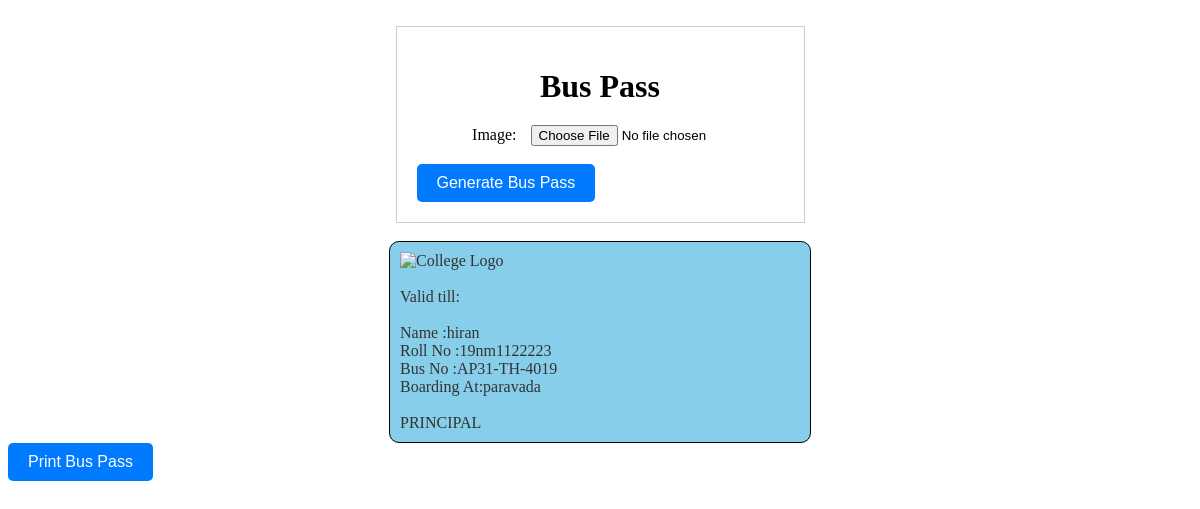
/buspass.php?roll_number=19nm1122223, run on the app's committed database.
### tables this page shows
CREATE TABLE `student` (
  `name` varchar(255) NOT NULL,
  `roll_number` varchar(20) NOT NULL,
  `branch` varchar(255) NOT NULL,
  `current_year` varchar(255) NOT NULL,
  `year_of_enrollment` varchar(255) NOT NULL,
  `college_name` varchar(255) NOT NULL,
  `mobile_number` varchar(13) NOT NULL,
  `address` text NOT NULL,
  `pick_up_point` varchar(255) NOT NULL,
  `bus_number` varchar(255) NOT NULL,
  `gender` varchar(255) NOT NULL,
  `fee` varchar(255) DEFAULT '0'
);

### buspass.php (the view, shortened to what this page needs)
<!DOCTYPE html>
<html>
<head>
</head>
<body>
  <form>
    <br>
   <div class="container">
    <h1>Bus Pass</h1>
    <label for="image">Image:</label>
    <input type="file" id="image" accept="image/*" required><br><br>
    <button type="button" onclick="validateForm()">Generate Bus Pass</button>
  </div>
  </form>
  <br>
  <div id="bus-pass-container">
    <img id="college-logo" src="image\viewlogo.jpeg" alt="College Logo">
    <div class="text">
      <br>
    <lable>Valid till: </lable>
   <br>
    <div id="bus-pass" style="float:right;"></div>
    <br>
    <?php
     $servername = "localhost";
     $username = "root";
     $password = "";
     $database = "transport-project";
   $connection = new mysqli($servername, $username, $password, $database);
   if ($_SERVER['REQUEST_METHOD']=='GET')
{
  $roll_number= $_GET["roll_number"];
   $sql="SELECT * From student where roll_number='$roll_number'";
  $row= $connection->query($sql)->fetch_assoc();
        echo "
        <tr>
    Name          :$row[name]<br>
    Roll No    :$row[roll_number]<br>
    Bus No           :$row[bus_number]<br>
    Boarding At:$row[pick_up_point]<br>
    </tr>
        ";
    }
     ?>
     <br>
     <lable>PRINCIPAL</lable>
    </div>
  </div>
 <button onclick="printBusPass()">Print Bus Pass</button>
</body>
</html>

### buspass.php (style rules this page uses)
#bus-pass-container { display: flex; flex-direction: column; padding: 10px; width: 400px; margin: 0 auto; border: 1px solid black; border-radius: 10px; background-color:skyblue; color: #333; }
#college-logo { width: 100%; height: 100%; }
#bus-pass { display: flex; justify-content: space-between; align-items: flex-start; flex-direction: row; padding: 10px; border-radius: 10px; }
.container { max-width: 600px; margin: 0 auto; padding: 20px; border: 1px solid #ccc; }
h1 { text-align: center; margin-bottom: 20px; }
label { display: inline-block; width: 100px; text-align: right; margin-right: 10px; }
button { padding: 10px 20px; border-radius: 5px; background-color: #007bff; color: #fff; font-size: 16px; border: none; cursor: pointer; }
form { display: flex; flex-direction: column; }

### data on the page
student: name "hiran", roll_number "19nm1122223", bus_number "AP31-TH-4019", pick_up_point "paravada"
